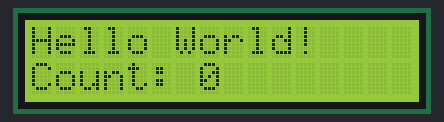
A sketch run on a simulated Arduino Mega 2560, built with avr-gcc and run on an emulated ATmega2560. Shown: 16×2 character LCD.

Above: at 0.24 s.
At 5.07 s:
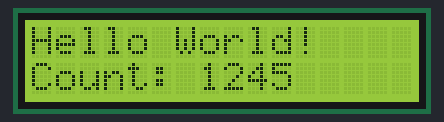
At 9.91 s:
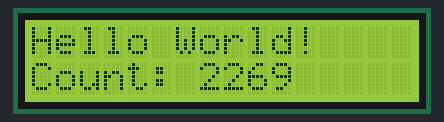
At 19.88 s:
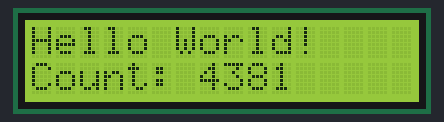
At 29.86 s:
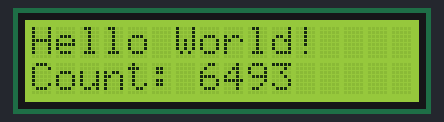
At 39.84 s:
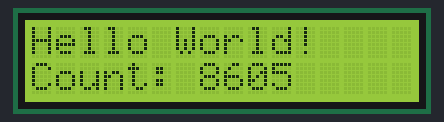

The sketch:

hello.LCD.I2C.ino
```cpp
// (licence header left out)
#include <LiquidCrystal_PCF8574.h>
#include <Wire.h>

LiquidCrystal_PCF8574 lcd(0x27); // set LCD address 0x27
int count = 0;

void setup() {
   lcd.begin(16,2); // initialize 16x2 LCD
   //lcd.begin(20,4); // initialize 20x4 LCD
   lcd.setBacklight(255); // turn on backlight
   lcd.home(); // go home
   lcd.clear(); // clear display
   lcd.print("Hello World!"); // print text
   lcd.setCursor(0,1); // move cursor
   lcd.print("Count: ");
   }

void loop() {
   lcd.print(count);
   lcd.setCursor(7,1);
   count += 1;
   }
```

hello.LCD.44.c
```cpp
// (licence header left out)
#include <avr/io.h>
#include <util/delay.h>
#include <avr/pgmspace.h>

#define output(directions,pin) (directions |= pin) // set port direction for output
#define set(port,pin) (port |= pin) // set port pin
#define clear(port,pin) (port &= (~pin)) // clear port pin
#define pin_test(pins,pin) (pins & pin) // test for port pin
#define bit_test(byte,bit) (byte & (1 << bit)) // test for bit set

#define LCD_port PORTA
#define LCD_direction DDRA
#define DB7 (1 << PA0)
#define DB6 (1 << PA1)
#define DB5 (1 << PA2)
#define DB4 (1 << PA3)
#define E (1 << PA4)
#define RS (1 << PA5)

#define long_delay() _delay_ms(1000) // delay before redraw
#define lcd_delay() _delay_ms(10) // delay between commands
#define strobe_delay() _delay_us(1) // delay for strobe

//
// lcd_putchar
//    put character in lcdbyte
//
void lcd_putchar(char lcdbyte) {
   //
   // set RS for data
   //
   set(LCD_port, RS);
   //
   // output high nibble
   //
   if bit_test(lcdbyte, 7)
      set(LCD_port, DB7);
   else
      clear(LCD_port, DB7);
   if bit_test(lcdbyte, 6)
      set(LCD_port, DB6);
   else
      clear(LCD_port, DB6);
   if bit_test(lcdbyte, 5)
      set(LCD_port, DB5);
   else
      clear(LCD_port, DB5);
   if bit_test(lcdbyte, 4)
      set(LCD_port, DB4);
   else
      clear(LCD_port, DB4);
   //
   // strobe E
   //
   strobe_delay();
   set(LCD_port, E);
   strobe_delay();
   clear(LCD_port, E);
   //
   // wait
   //
   lcd_delay();
   //
   // output low nibble
   //
   if bit_test(lcdbyte, 3)
      set(LCD_port, DB7);
   else
      clear(LCD_port, DB7);
   if bit_test(lcdbyte, 2)
      set(LCD_port, DB6);
   else
      clear(LCD_port, DB6);
   if bit_test(lcdbyte, 1)
      set(LCD_port, DB5);
   else
      clear(LCD_port, DB5);
   if bit_test(lcdbyte, 0)
      set(LCD_port, DB4);
   else
      clear(LCD_port, DB4);
   //
   // strobe E
   //
   strobe_delay();
   set(LCD_port, E);
   strobe_delay();
   clear(LCD_port, E);
   //
   // wait and return
   //
   lcd_delay();
   }
//
// lcd_putcmd
//    put command in lcdbyte
//
void lcd_putcmd(char lcdbyte) {
   //
   // clear RS for command
   //
   clear(LCD_port, RS);
   //
   // output command bits
   //
   PORTA = lcdbyte;
   //
   // strobe E
   //
   strobe_delay();
   set(LCD_port, E);
   strobe_delay();
   clear(LCD_port, E);
   //
   // wait and return
   //
   lcd_delay();
   }
//
// lcd_putstring
//    put a null-terminated string in flash
//
void lcd_putstring(PGM_P message) {
   static uint8_t index;
   static char chr;
   index = 0;
   while (1) {
      chr = pgm_read_byte(&(message[index]));
      if (chr == 0)
         return;
      lcd_putchar(chr);
      ++index;
      }
   }
//
// lcd_init
//    initialize the LCD
//
void lcd_init() {
   //
   // power-up delay
   //
   lcd_delay();
   //
   // initialization sequence
   //
   lcd_putcmd(DB5+DB4);
   lcd_putcmd(DB5+DB4);
   lcd_putcmd(DB5+DB4);
   //
   // 4-bit interface
   //
   lcd_putcmd(DB5);
   //
   // two lines, 5x7 font
   //
   lcd_putcmd(DB5);
   lcd_putcmd(DB7);
   //
   // display on
   //
   lcd_putcmd(0);
   lcd_putcmd(DB7+DB6+DB5);
   //
   // entry mode
   //
   lcd_putcmd(0);
   lcd_putcmd(DB6+DB5);
   }

int main(void) {
   //
   // main
   //
   // set clock divider to /1
   //
   CLKPR = (1 << CLKPCE);
   CLKPR = (0 << CLKPS3) | (0 << CLKPS2) | (0 << CLKPS1) | (0 << CLKPS0);
   //
   // initialize LCD pins
   //
   clear(LCD_port, DB7);
   output(LCD_direction, DB7);
   clear(LCD_port, DB6);
   output(LCD_direction, DB6);
   clear(LCD_port, DB5);
   output(LCD_direction, DB5);
   clear(LCD_port, DB4);
   output(LCD_direction, DB4);
   clear(LCD_port, E);
   output(LCD_direction, E);
   clear(LCD_port, RS);
   output(LCD_direction, RS);
   //
   // initialize LCD
   //
   lcd_init();
   //
   // main loop
   //
   while (1) {
      //
      // go to zero position
      //
      lcd_putcmd(0);
      lcd_putcmd(DB5);
      //
      // print first line from flash
      //
      static const char line1[] PROGMEM = "Hello to";
      lcd_putstring((PGM_P) line1);
      //
      // move to second line
      //
      lcd_putcmd(DB7+DB6);
      lcd_putcmd(0);
      //
      // print second line from flash
      //
      static const char line2[] PROGMEM = "the world";
      lcd_putstring((PGM_P) line2);
      //
      // pause
      //
      long_delay();
      //
      // clear display
      //
      lcd_putcmd(0);
      lcd_putcmd(DB4);
      }
   }
```
